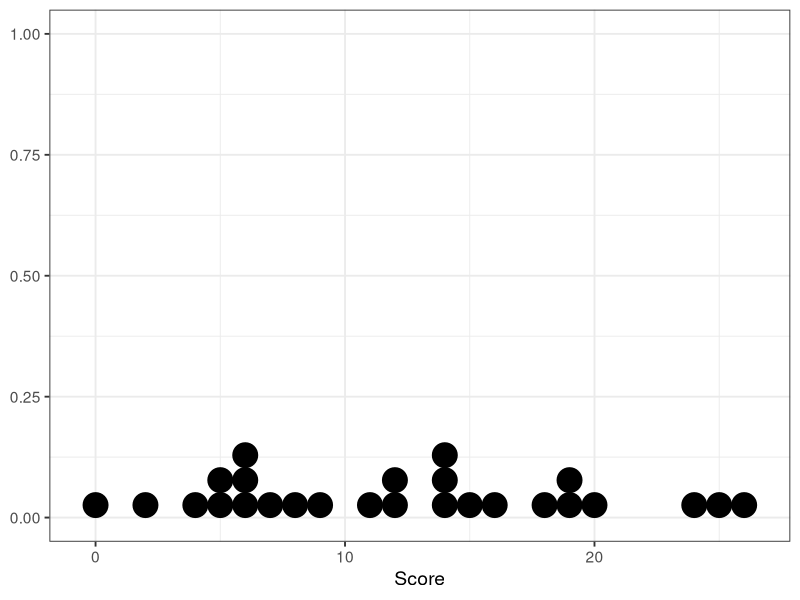

This figure's R source:
library(dplyr)
library(ggplot2)
library(tidyr)
library(magrittr)
library(R.utils)

# save.figure  -----------------------------------------------------------------------

png.save.figure <- function(expr, file="./Figure/figure.jpeg", print=T, save=T, ...){
  
  extension <- strsplit( file, "\\." )[[1]] %>% .[length(.)]
  if(save){
    switch(extension,
           png = {
             png(file, ...)
             eval(parse(text=expr))
             dev.off()
           },
           jpeg = {
             jpeg(file, ...)
             eval(parse(text=expr))
             dev.off()
           },
           pdf = {
             pdf(file, ...)
             eval(parse(text=expr))
             dev.off()
           },
           eps = {
             setEPS()
             postscript(file, ...)
             # postscript("./Figure/Manhattan.eps", width=10, height=5)
             eval(parse(text=expr))
             dev.off()
           },
           
           {stop("filetype not recognized")}
    )
  }
  
  #print?
  if (print) eval(parse(text=expr))
  invisible(NULL)
  
}	


# bundle for pairs  -----------------------------------------------------------------------

png.panel.lm =  function (x, y, col = par("col"), bg = NA, pch = par("pch"), 
                      cex = 1, col.smooth = "black", span = 2/3, iter = 3, ...)  {
  reg <- function(x, y, col) abline(lm(y~x), col=col, cex=1.2) 
  points(x, y, pch = pch, col = col, bg = bg, cex = cex)
  ok <- is.finite(x) & is.finite(y)
  if (any(ok)) reg(x[ok], y[ok], col.smooth)
}

png.panel.cor <- function(x, y, digits = 2, prefix = "", cex.cor, ...)
{
  usr <- par("usr"); on.exit(par(usr))
  par(usr = c(0, 1, 0, 1))
  r <- abs(cor(x, y))
  txt <- format(c(r, 0.123456789), digits = digits)[1]
  txt <- paste0(prefix, txt)
  text(0.5, 0.5, txt, cex = 1.7, font = 4)
}

# pairs(iris[,1:3], panel = panel.lm, lower.panel = panel.cor,
#       cex = 1.5, pch = 19, col = iris$Species, # adjustcolor(4, .4), 
#       cex.labels = 2, font.labels = 2)




png.venn2 = function(x,y,duplicated=FALSE){
  inner = intersect(x,y)
  xnyc = x[!x%in%inner]
  ynxc = y[!y%in%inner]
  if(!duplicated){
    inner = unique(inner)
    xnyc = unique(xnyc)
    ynxc = unique(ynxc)
  }
  list( x = xnyc , y = ynxc , inner = inner )
}

png.venn3 = function(x,y,z){
  
  n1 = unique( x )
  n2 = unique( y )
  n3 = unique( z )
  
  n12 = intersect(n1, n2)
  n13 = intersect(n1, n3)
  n23 = intersect(n2, n3)
  
  n123 = intersect( intersect(n12,n13), n23 )
  
  n1 = n1[ ! n1 %in% union( n12, n13) ]
  n2 = n2[ ! n2 %in% union( n12, n23) ]
  n3 = n3[ ! n3 %in% union( n13, n23) ]
  
  n12 = n12[ ! n12 %in% n123 ]
  n13 = n13[ ! n13 %in% n123 ]
  n23 = n23[ ! n23 %in% n123 ]
  
  list( n1=n1, n2=n2, n3=n3, n12=n12, n13=n13, n23=n23, n123=n123 )  
  
}













png.nonamed = function(x){
  res = x
  names(res) = NULL
  res
}

# png.natochr = function(x){
#   x = as.vector(x)
#   rep( x[!is.na(x)], diff( c( which( !is.na(x) ), length(x)+1 ) , 1 ) )
# }
# 
# png.chrtowh = function(x){
#   x = unlist(x)
#   ux = unique(x)
#   ref = data.frame( ux, 1:length(ux)-1 )
#   unlist( sapply( x , function(y) ref[ref[,1]%in%y,2] ) )
# }


png.findchr = function(x, pattern){
  res = x[ grepl(pattern, x) ]
  names(res) = NULL
  res
}


png.replace = function(x, list, b, nonamed=FALSE){
  res = x
  res[list]=b
  if(nonamed) names(res)=NULL
  res
}


png.cut = function(x, n, nonamed=FALSE){
  res = x
  x = as.numeric(na.omit(x))	
  res[!is.na(res)] = cut( x, seq( floor(min(x)), ceiling(max(x)*1.000000001), length.out=n+1), right=FALSE)
  if(nonamed) names(res) = NULL
  res
}


png.math.na = function(x,y,operator,nonamed=FALSE){
  x = as.numeric(x)
  y = as.numeric(y)
  res = data.frame(x,y)
  res = ( apply( res , 1, function(X) ifelse( is.na(X[1])|is.na(X[2]) , NA , eval( parse( text= paste0( X[1], operator, X[2] ) ) ) ) ) )
  if(nonamed) names(res)=NULL
  res
}


		
		
png.order <- function(x){
	library(gtools)
	mixedorder(x)
}
		
		
		
		
		
		
		

# Histogram of Exam Scores
dat <- c(14,16,5,6,14,6,7,4,6,9,15,11,14,25,2,12,24,12,19,20,18,26,0,19,5,8)
table(dat)
require(ggplot2)
ggplot(data.frame(Score=dat),
       aes(x = Score)) + geom_dotplot(binwidth = 1.0) +
  scale_discrete_manual(0:21) +
  ylab(NULL) +
  theme( axis.line.y = element_blank() ) +
  theme_bw(base_size = 14)

